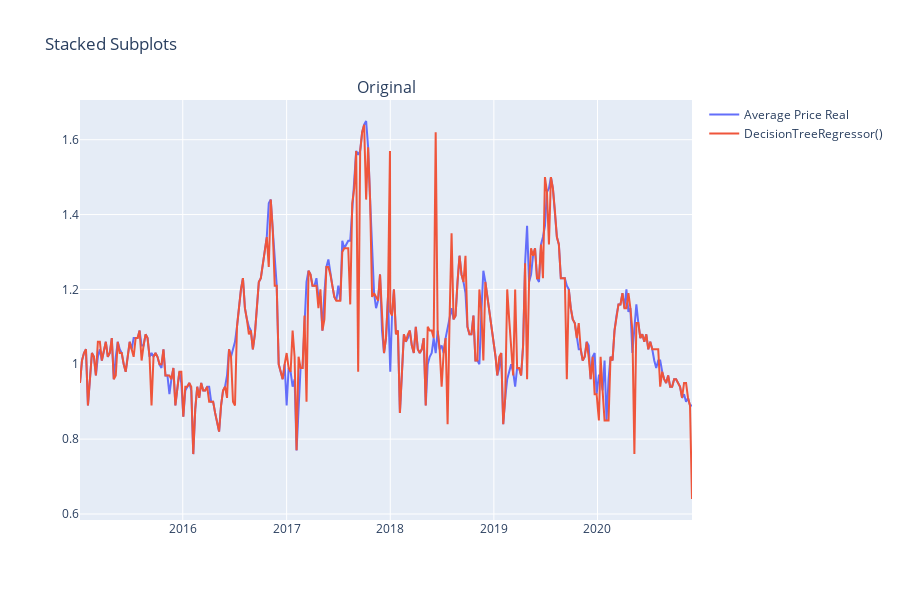

The notebook cell saved with this chart:
### Code cell
import plotly.express as px
from plotly.subplots import make_subplots
import plotly.graph_objects as go

df = pd.read_csv("../data/slices/plot.csv")

mask1 = df['location_level'] == "Level 1"
mask2 = df['type'] == 'conventional'

df_plot = df[mask1 & mask2].copy()

fig = make_subplots(rows=1, cols=1, subplot_titles=("Original","Predicted"))

fig.append_trace(go.Scatter(
    x=df_plot['date'],
    y=df_plot['average_price'],
    name="Average Price Real"
), row=1, col=1)


for pipeline_name, pipeline in pipelines.items():
    
    y_predict = pipeline.predict(X)
    df_plot2 = df[mask2].copy()
    df_plot2['average_price_predicted'] = y_predict
    
    df_plot2 = df_plot2[mask1]

    fig.append_trace(go.Scatter(
        x=df_plot2['date'],
        y=df_plot2['average_price_predicted'],
        name=f"{pipeline.steps[1][1]}"
    ), row=1, col=1)

fig.update_layout(height=600, title_text="Stacked Subplots")
fig.show()

### Figure 1 — Plotly figure (JSON) as saved in the notebook; plotly's stock layout.template omitted (floating-point values rounded to 4 significant figures; data arrays with more than 128 entries replaced by an {"elided": "..."} marker saying what was removed)
{"data": [{"name": "Average Price Real", "type": "scatter", "x": {"elided": "306 str values"}, "xaxis": "x", "y": {"elided": "306 float values"}, "yaxis": "y"}, {"name": "DecisionTreeRegressor()", "type": "scatter", "x": {"elided": "306 str values"}, "xaxis": "x", "y": {"elided": "306 float values"}, "yaxis": "y"}], "layout": {"annotations": [{"font": {"size": 16}, "showarrow": false, "text": "Original", "x": 0.5, "xanchor": "center", "xref": "paper", "y": 1, "yanchor": "bottom", "yref": "paper"}], "height": 600, "title": {"text": "Stacked Subplots"}, "xaxis": {"anchor": "y", "domain": [0, 1]}, "yaxis": {"anchor": "x", "domain": [0, 1]}}}
